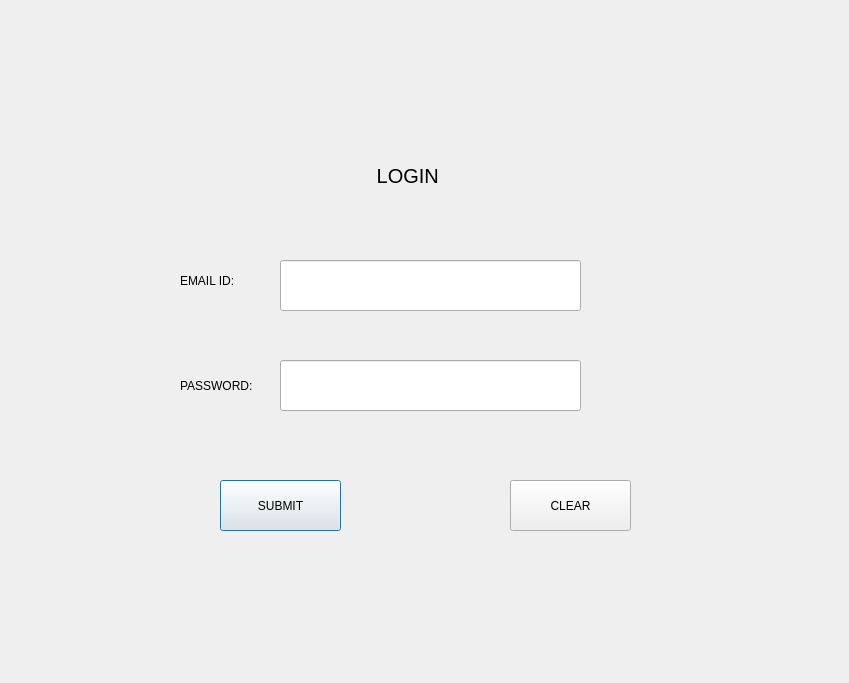
<?xml version="1.0" encoding="UTF-8"?>
<ui version="4.0">
 <class>loginpage</class>
 <widget class="QDialog" name="loginpage">
  <property name="geometry">
   <rect>
    <x>0</x>
    <y>0</y>
    <width>849</width>
    <height>683</height>
   </rect>
  </property>
  <property name="windowTitle">
   <string>Dialog</string>
  </property>
  <widget class="QLabel" name="login_label">
   <property name="geometry">
    <rect>
     <x>360</x>
     <y>140</y>
     <width>121</width>
     <height>71</height>
    </rect>
   </property>
   <property name="styleSheet">
    <string notr="true">font-size:20px;</string>
   </property>
   <property name="text">
    <string>   LOGIN</string>
   </property>
  </widget>
  <widget class="QLabel" name="email_lable">
   <property name="geometry">
    <rect>
     <x>180</x>
     <y>260</y>
     <width>81</width>
     <height>41</height>
    </rect>
   </property>
   <property name="text">
    <string>EMAIL ID:</string>
   </property>
  </widget>
  <widget class="QLabel" name="password_lable">
   <property name="geometry">
    <rect>
     <x>180</x>
     <y>370</y>
     <width>81</width>
     <height>31</height>
    </rect>
   </property>
   <property name="text">
    <string>PASSWORD:</string>
   </property>
  </widget>
  <widget class="QLineEdit" name="email_tbox">
   <property name="geometry">
    <rect>
     <x>280</x>
     <y>260</y>
     <width>301</width>
     <height>51</height>
    </rect>
   </property>
  </widget>
  <widget class="QLineEdit" name="password_tbox">
   <property name="geometry">
    <rect>
     <x>280</x>
     <y>360</y>
     <width>301</width>
     <height>51</height>
    </rect>
   </property>
  </widget>
  <widget class="QPushButton" name="submit_login">
   <property name="geometry">
    <rect>
     <x>220</x>
     <y>480</y>
     <width>121</width>
     <height>51</height>
    </rect>
   </property>
   <property name="text">
    <string>SUBMIT</string>
   </property>
  </widget>
  <widget class="QPushButton" name="clear_login">
   <property name="geometry">
    <rect>
     <x>510</x>
     <y>480</y>
     <width>121</width>
     <height>51</height>
    </rect>
   </property>
   <property name="text">
    <string>CLEAR</string>
   </property>
  </widget>
  <widget class="QLabel" name="notify">
   <property name="geometry">
    <rect>
     <x>260</x>
     <y>430</y>
     <width>341</width>
     <height>20</height>
    </rect>
   </property>
   <property name="text">
    <string/>
   </property>
  </widget>
 </widget>
 <resources/>
 <connections/>
</ui>
